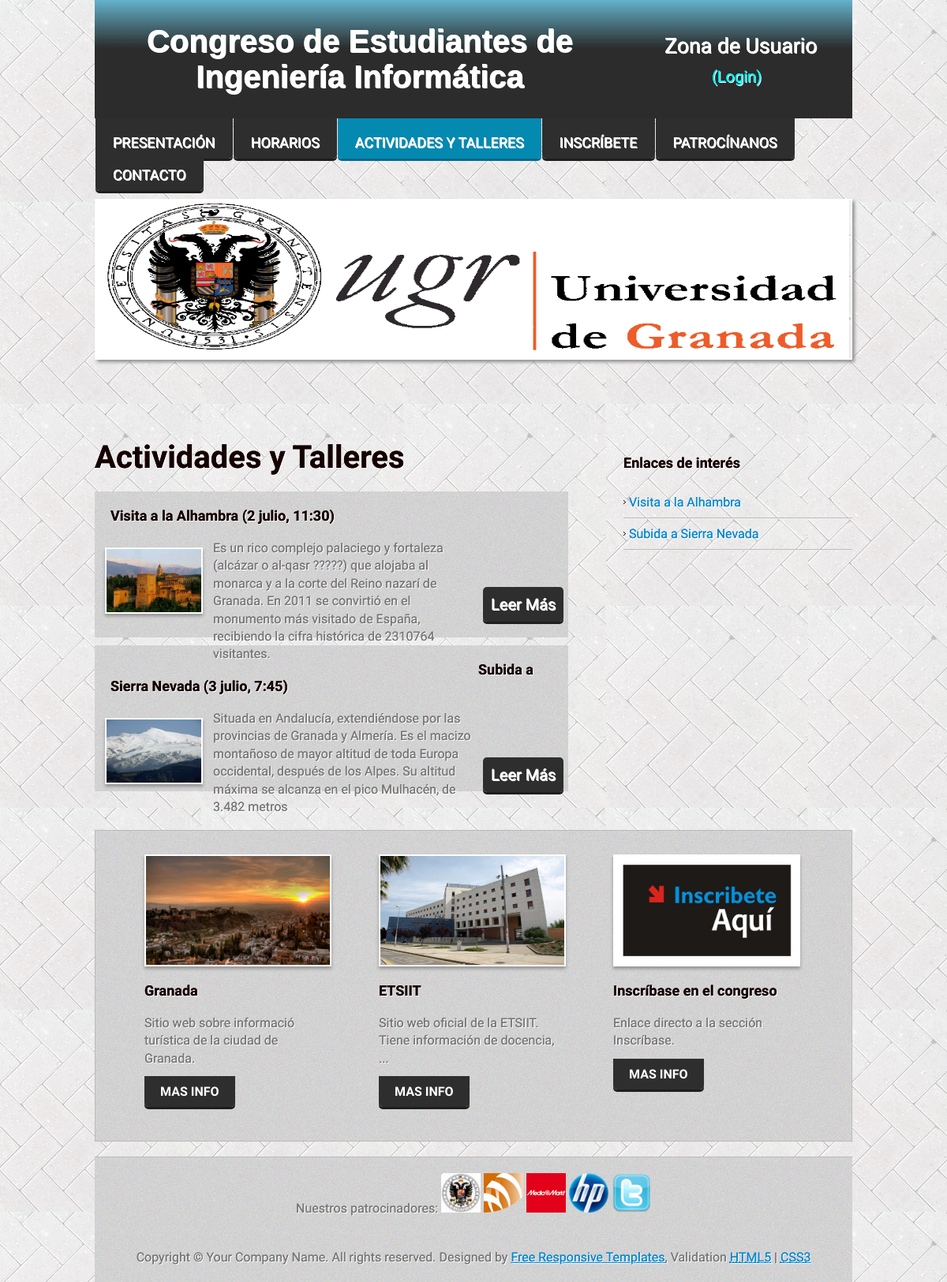
Before: /index.php?sec=actividades with the older database file.
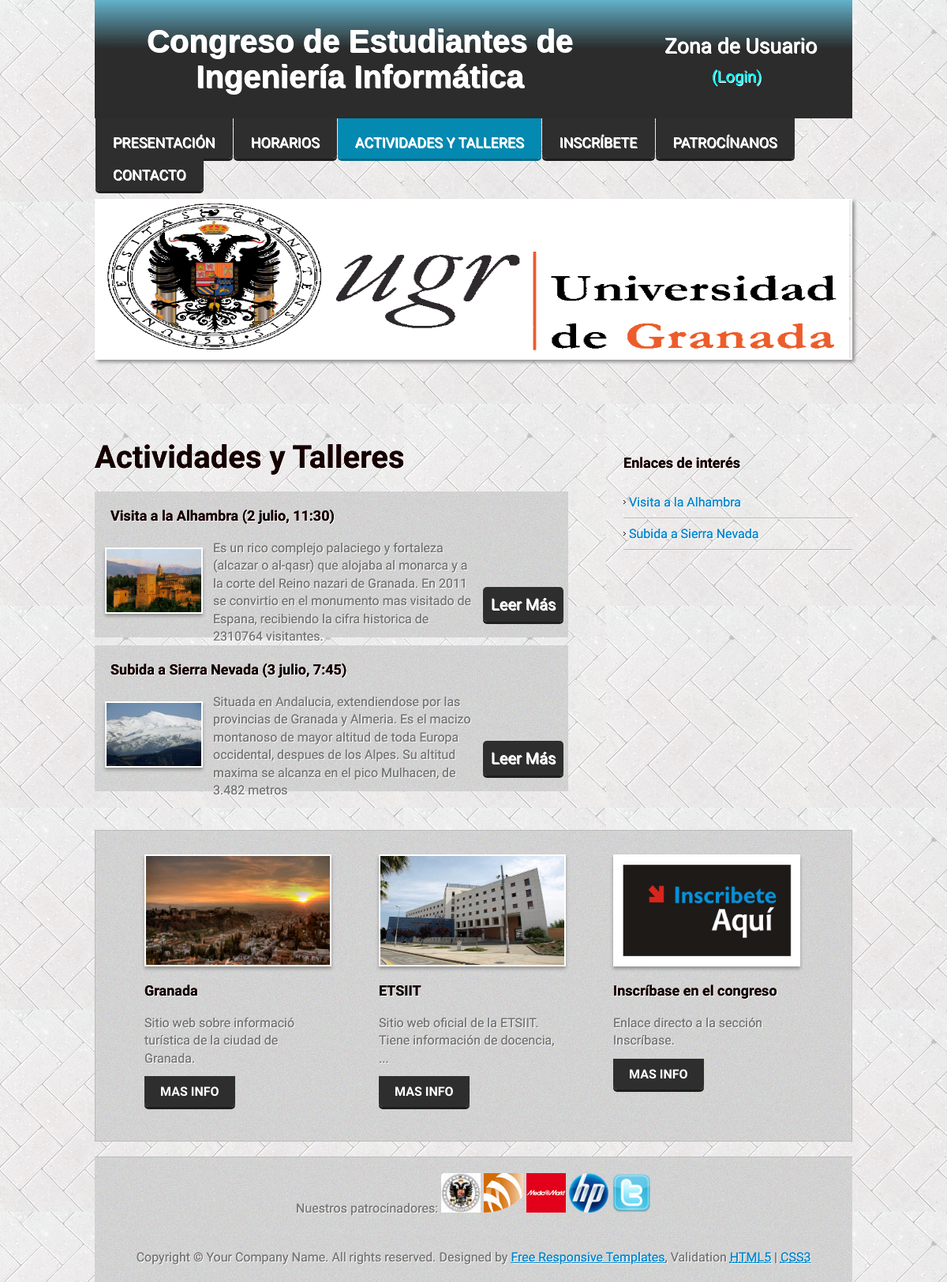
After: the same page with the newer database file.
### tables this page shows
CREATE TABLE IF NOT EXISTS `actividad` (
  `idActividad` int(11) NOT NULL AUTO_INCREMENT,
  `codigo` varchar(100) NOT NULL,
  `denominacion` varchar(50) NOT NULL,
  `FechaHora` varchar(50) NOT NULL,
  `descripcion` varchar(10000) NOT NULL,
  `foto` varchar(100) NOT NULL,
  `importe` double NOT NULL,
  PRIMARY KEY (`idActividad`)
);

### extension/recuperador.php (called while the page is built, shortened)
<?php
function connect(){
	if(!$link = mysql_connect("localhost","root","root"))
		echo 'Error en la conexi&oacute;n.';
	else{
		if(!mysql_select_db("congresoETSIIT",$link))
			echo 'Error al seleccionar la base de datos';
	}
	return $link;
}
function searchActALL(){
	$link = connect();
	$query = "select * from actividad";
	$result = mysql_query($query, $link);
	return $result;
}
?>

### seccion/actividades.php (the view)
<?php
	$arrayActividades = searchActALL();
?>
<div class='mainContent'>
	<h2 id='tituloContent'>Actividades y Talleres</h2>
	<?php $actividad = mysql_fetch_assoc($arrayActividades); ?>
	<div id='<?php echo $actividad['codigo'] ?>' class='actividad'>
		<h2><?php echo $actividad['denominacion']." (".$actividad['FechaHora'].")"; ?></h2>
		<div id='secIzq'><img src='<?php echo $actividad['foto']?>' alt=''/>
		</div>
		<div id='secCen'>
			<p>
				<?php echo $actividad['descripcion']; ?>
			</p>
		</div>
		<div id='secDer'>
			<a href="actividad.php?sec=actividades&act=<?php echo $actividad['codigo']; ?>">Leer M&aacute;s</a>
		</div>
	</div>
	<?php $actividad = mysql_fetch_assoc($arrayActividades); ?>
	<div id='<?php echo $actividad['codigo'] ?>' class='actividad'>
		<h2><?php echo $actividad['denominacion']." (".$actividad['FechaHora'].")"; ?></h2>
		<div id='secIzq'><img src='<?php echo $actividad['foto']?>' alt=''/>
		</div>
		<div id='secCen'>
			<p>
				<?php echo $actividad['descripcion']; ?>
			</p>
		</div>
		<div id='secDer'>
			<a href="actividad.php?sec=actividades&act=<?php echo $actividad['codigo']; ?>">Leer M&aacute;s</a>
		</div>
	</div>
</div>
 <?php include './estructura/boxes.php';?>
 <br class='clearfloat' />

### index.php (shortened to what this page needs)
<!DOCTYPE HTML>
<?php
	include 'extension/recuperador.php';
	$seccion="";
	if(isset($_REQUEST['sec'])){
		$seccion=$_REQUEST['sec'];
	}
?>
<html>
<?php include 'estructura/head.php'; ?>
<body>
<div class="container">
    <?php include 'estructura/navigator.php'; ?>
    <section>
		<div class="slider">
            <div class="flexslider">
                <ul class="">
                    <li><img src="seccion/imagenes/index/logo_ugr.gif" alt=""></li>
                </ul>
            </div>
        </div>
        <?php include 'estructura/sidebar.php'; ?>
        <?php include 'estructura/content.php'; ?>
    </section>
    <?php include 'estructura/footer.php';?>
</div>
</body>
</html>

### estructura/head.php (shortened to what this page needs)
<head>
<link href="css/styles.css" rel="stylesheet" type="text/css" />
</head>

### estructura/navigator.php (shortened to what this page needs)
<header>
   	<div id="navheader">
   		<div id="izq"><h2><a href="./index.php">Congreso de Estudiantes de Ingenier&iacute;a Inform&aacute;tica</a></h2></div>
   		<div id="der"><p>Zona de Usuario</br><a href="index.php?sec=login">(Login)</a></p></div>
   	</div>
    <div id="navcontainer">
    	<ul id="navlist" class="nav">
    		<?php
				switch ($seccion) {
					case 'actividades':
						include './seccion/navigator/navigatorActividades.php';
						break;
					}
	        ?>
		</ul>
	</div>
    <br class="clearfloat" />
</header>

### seccion/navigator/navigatorActividades.php (shortened to what this page needs)
<li>
	<a href='index.php'>Presentaci&oacute;n</a>
</li>
<li>
	<a  href='index.php?sec=horarios'>Horarios</a>
</li>
<li id='active'>
	<a class='navlist'  href='index.php?sec=actividades'>Actividades y Talleres</a>
</li>
<li>
	<a href='index.php?sec=inscripcion'>Inscr&iacute;bete</a>
</li>
<li>
	<a href='index.php?sec=patrocinanos'>Patroc&iacute;nanos</a>
</li>
<li>
	<a href='index.php?sec=contacto'>Contacto</a>
</li>

### estructura/sidebar.php (shortened to what this page needs)
<div class="sidebar1">
	<h2>Enlaces de inter&eacute;s</h2>
    <ul>
	<?php
		switch ($seccion) {
			case 'actividades':
				include './seccion/sidebar/sidebarActividades.php';
				break;
 		}
?>
	</ul>
</div>

### seccion/sidebar/sidebarActividades.php
<li>
	<a href='index.php?sec=actividades#alhambra'>Visita a la Alhambra</a>
</li>
<li>
	<a href='index.php?sec=actividades#sierra_nevada'>Subida a Sierra Nevada</a>
</li>

### estructura/content.php (shortened to what this page needs)
<?php
switch ($seccion) {
	case 'actividades' :
		include './seccion/actividades.php';
		break;
}
?>

### estructura/boxes.php
<br class="clearfloat" />
<div class="boxes">
   	<div class="box">
    	<div><img src="seccion/imagenes/cajas/granada.jpg" alt=""></div>
	    <h2>Granada</h2>
    	<p>Sitio web sobre informaci&oacute; tur&iacute;stica de la ciudad de Granada.</p>
        <p><a href="http://www.granadatur.com/">Mas info</a></p>
	</div>
    <div class="box">
    	<div><img src="seccion/imagenes/cajas/etsiit.jpg" alt=""></div>
        <h2>ETSIIT</h2>
        <p>Sitio web oficial de la ETSIIT. Tiene informaci&oacute;n de docencia, ...</p>
        <p><a href="http://etsiit.ugr.es/">Mas info</a></p>
  	</div>
    <div class="box">
     	<div><img src="seccion/imagenes/cajas/inscribete.jpg" alt=""></div>
        <h2>Inscr&iacute;base en el congreso</h2>
        <p>Enlace directo a la secci&oacute;n Inscr&iacute;base.</p>
         <p><a href="index.php?sec=incripcion">Mas info</a></p>
	</div>
    <br class="clearfloat" />
</div>

### estructura/footer.php
<footer>
		<p>Nuestros patrocinadores:
			<a id="aPatro1" href="http://www.ugr.es/"><img id="patro1" src="seccion/imagenes/patrocinador/patro_1.jpg"/></a>
			<a id="aPatro2" href="http://etsiit.ugr.es/"><img id="patro2" src="seccion/imagenes/patrocinador/patro_2.png"/></a>
			<a id="aPatro3" href="http://www.mediamarkt.es/"><img id="patro3" src="seccion/imagenes/patrocinador/patro_3.png"/></a>
			<a id="aPatro4" href="http://hp.com/es/es/home.html"><img id="patro4" src="seccion/imagenes/patrocinador/patro_4.png"/></a>
			<a id="aPatro5" href="http://twitter.com/"><img id="patro5" src="seccion/imagenes/patrocinador/patro_5.png"/></a>
		</p>
    	<p>
            Copyright &copy; Your Company Name. All rights reserved. Designed by <a href="http://www.free-responsive-templates.com" title="free responsive templates">Free Responsive Templates</a>, Validation
        <a class="footerLink" href="http://validator.w3.org/check/referer" title="This page validates as HTML5"><abbr title="HyperText Markup Language">HTML5</abbr></a> |
    	<a class="footerLink" href="http://jigsaw.w3.org/css-validator/check/referer" title="This page validates as CSS"><abbr title="Cascading Style Sheets">CSS3</abbr></a>
	</p>
</footer>

### css/styles.css (style rules this page uses)
* { margin:0; padding:0; }
body { font-family: 'Gentium Basic', serif; font-size: 16px; background: url(../seccion/imagenes/index/fondo_back.jpg) repeat; color: #777777; text-shadow: 0px 0px, 1px 1px #ffffff; }
ul { list-style-type: none; }
a { color:#0088d0; text-decoration:underline; }
p { line-height:140%; }
h2 { font-size:18px; color:#160000; }
.container { width: 960px; margin: 0 auto; }
.boxes { background:url(../seccion/imagenes/index/contentBackground.jpg) repeat; border:1px solid #bbbbbb; padding:30px; }
.box { width:233px; float:left; padding:0 32px; }
.box h2, .sidebar1 h2, .mainContent h2 { padding:20px 0; }
.box img { max-width: 100%; display: block; border:2px solid #FFFFFF; box-shadow: 0px 3px 4px 0px #939393; width:233px; height: 138px; }
.box p { margin-bottom:20px; }
.box p a { text-shadow:none; color:#ffffff; padding:10px 20px; text-transform:uppercase; font-weight:bold; text-decoration:none; background:#2E2E2E; border-radius:0 0 5px 5px; box-shadow: 0 3px #1E1E1E; }
.sidebar1 { float: right; width: 290px; padding:20px 0 20px 0; }
.sidebar1 li { list-style:none; padding:10px 0 10px 7px; background:url(../seccion/imagenes/index/p.png) no-repeat left 17px; border-bottom:1px solid #bbbbbb; box-shadow: 0 1px #f2f2f2; }
.sidebar1 li a { text-decoration:none; }
.mainContent { margin: 0 360px 0 0; padding:0 0 20px 0; }
.mainContent img { width: 50%; display: block; border:2px solid #FFFFFF; box-shadow: 0px 3px 4px 0px #939393; }
#tituloContent { font-size: 30pt; }
.actividad { background:url(../seccion/imagenes/index/contentBackground.jpg) repeat; height: 185px; margin-bottom: 10px; }
.actividad h2 { margin-left: 20px; }
.actividad div { float: left; }
.actividad #secIzq { width: 25%; }
.actividad #secCen { width: 56%; }
.actividad #secDer { width: 18%; margin: 70px 0 0 6px; }
.actividad #secIzq img { height: 80px; width: 120px; margin: 10px auto; }
.actividad #secDer a { font-size:15pt; color: white; text-decoration: none; padding: 10px; background:#2E2E2E; border-radius:5px; box-shadow: 0 3px #1E1E1E; }
footer { background:url(../seccion/imagenes/index/contentBackground.jpg) repeat; border-top:1px solid #bbbbbb; }
footer p { text-align:center; padding:20px; }
footer p a img { width: 50px; height: 50px; }
#navheader { width: 100%; height: 150px; background: url(../seccion/imagenes/index/fondo_d.jpg) repeat-x; }
#navheader #izq { float: left; width: 70%; height: 100%; }
#izq h2 { margin: 30px 30px 0 30px; font-family: Arial, Verdana, Helvetica, sans-serif; text-align:center; }
#izq h2 a { font-size:30pt; text-decoration: none; color: white; }
#der p { font-size:20pt; margin: 40px 0 0 50px; color: white; }
#der p a { text-decoration:none; font-size: 15pt; margin-left: 60px; color: cyan; }
#navheader #der { float:right; width: 30%; height: 100%; }
#navcontainer { z-index: 2; }
ul#navlist { margin-left: 0; padding-left: 0; white-space: nowrap; }
#navlist > li { padding:20px 0 0 1px; float:left }
#navlist a { background:#2E2E2E; padding:20px 22px 10px 22px; color: white; text-transform:uppercase; text-decoration:none; font-size:18px; border-radius:0 0 5px 5px; box-shadow: 0 3px #1E1E1E; }
#navlist #active > a { background: #0489B1; border-radius:0 0 5px 5px; box-shadow: 0 3px #086A87; }
.slider { width:956px; position:relative; z-index:-1; background:#fff; margin:20px 0 80px 0; }
.flexslider { margin: 0; }
.flexslider img { max-width: 100%; display: block; border:2px solid #FFFFFF; box-shadow: 3px 3px 4px 0px #939393; height: 200px; width: 100%; }
img { max-width: 100%; height: auto; width: auto; }

Changed rows visible on the page:
changed actividad "Visita a la Alhambra": descripcion "…complejo palaciego y fortaleza (alcázar o al-qasr ?????) que alojaba al monarca y a la corte del Reino nazarí de Granada. En 2011 se convirtió en el monumento más visitado de España, recibiendo la cifra histórica de 2310764 visitantes." → "…complejo palaciego y fortaleza (alcazar o al-qasr) que alojaba al monarca y a la corte del Reino nazari de Granada. En 2011 se convirtio en el monumento mas visitado de Espana, recibiendo la cifra historica de 2310764 visitantes."
changed actividad "Subida a Sierra Nevada": descripcion "Situada en Andalucía, extendiéndose por las provincias de Granada y Almería. Es el macizo montañoso de mayor altitud de toda Europa occidental, después de los Alpes. Su altitud máxima se alcanza en el pico Mulhacén, de 3.482 metros" → "Situada en Andalucia, extendiendose por las provincias de Granada y Almeria. Es el macizo montanoso de mayor altitud de toda Europa occidental, despues de los Alpes. Su altitud maxima se alcanza en el pico Mulhacen, de 3.482 metros"
